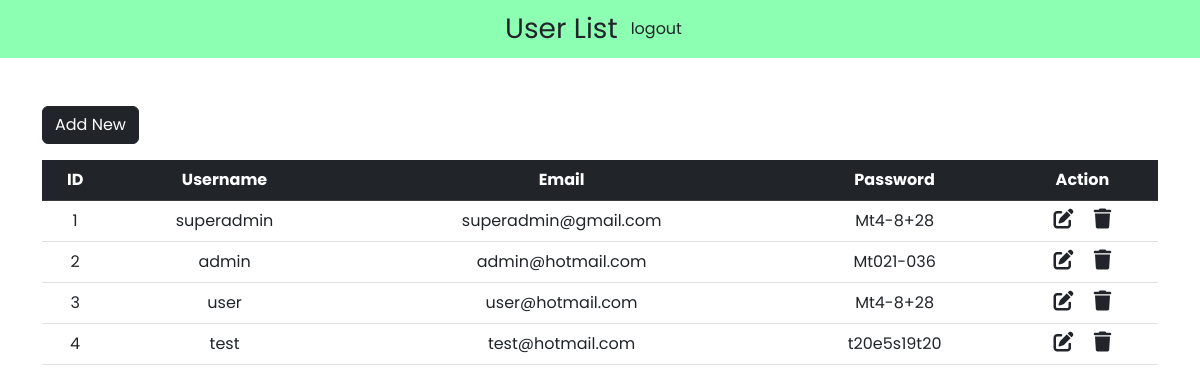
The page /admin/user.php on the database as committed earlier.
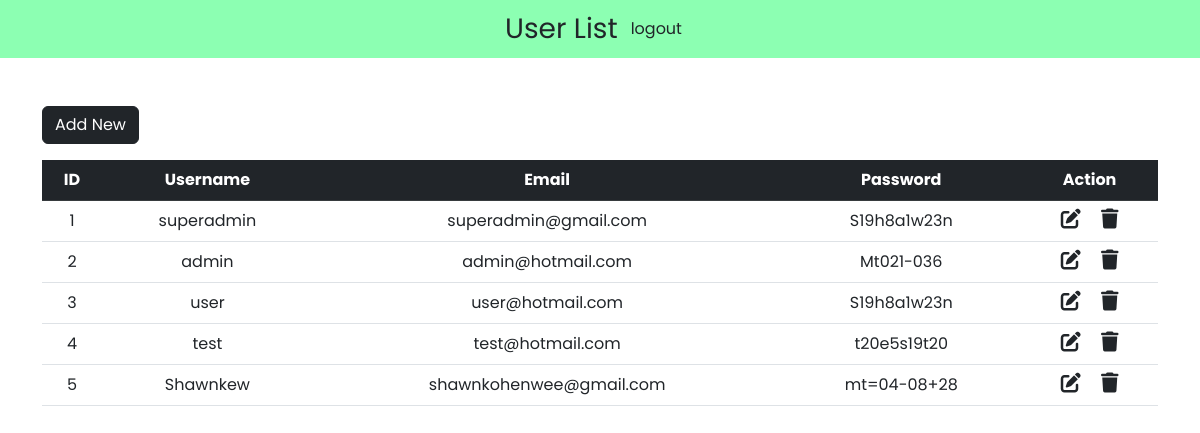
The same page on the database as committed later.
### tables this page shows
CREATE TABLE `user` (
  `id` int(5) NOT NULL,
  `username` varchar(25) NOT NULL,
  `email` varchar(50) NOT NULL,
  `password` varchar(20) NOT NULL,
  `role` varchar(255) NOT NULL
);

### admin/user.php (the view, shortened to what this page needs)
<?php
@include 'dataconnection.php';
?>
<!DOCTYPE html>
<html lang="en">
<head>
  <link href="https://cdn.jsdelivr.net/npm/bootstrap@5.2.3/dist/css/bootstrap.min.css" rel="stylesheet">
  <link rel="stylesheet" href="https://cdnjs.cloudflare.com/ajax/libs/font-awesome/6.4.0/css/all.min.css" />
  <link rel="stylesheet" href="admin_style.css">
</head>
<body>
  <nav class="navbar navbar-light justify-content-center fs-3 mb-5" style="background-color: #00ff5573;">
  User List
  <a href="admin.php" class="btn">logout</a>
  </nav>
  <div class="container">
    <a href="add_user.php" class="btn btn-dark mb-3">Add New</a>
    <table class="table table-hover text-center">
      <thead class="table-dark">
        <tr>
          <th scope="col">ID</th>
          <th scope="col">Username</th>
          <th scope="col">Email</th>
          <th scope="col">Password</th>
          <th scope="col">Action</th>
        </tr>
      </thead>
      <tbody>
        <?php
        $sql = "SELECT * FROM `user`";
        $result = mysqli_query($connect, $sql);
        while ($row = mysqli_fetch_assoc($result)) {
        ?>
          <tr>
            <td><?php echo $row["id"] ?></td>
            <td><?php echo $row["username"] ?></td>
            <td><?php echo $row["email"] ?></td>
            <td><?php echo $row["password"] ?></td>
            <td>
              <a href="admin_edit.php?id=<?php echo $row["id"] ?>" class="link-dark"><i class="fa-solid fa-pen-to-square fs-5 me-3"></i></a>
              <a href="admin_delete.php?id=<?php echo $row["id"] ?>" class="link-dark"><i class="fa-solid fa-trash fs-5"></i></a>
            </td>
          </tr>
        <?php
        }
        ?>
      </tbody>
    </table>
  </div>
</body>
</html>

Rows that differ between the two databases and show on the page:
changed user "superadmin": password "Mt4-8+28" → "S19h8a1w23n"
changed user "user": password "Mt4-8+28" → "S19h8a1w23n"
added user: id "5", username "Shawnkew", email "shawnkohenwee@gmail.com", password "mt=04-08+28"
